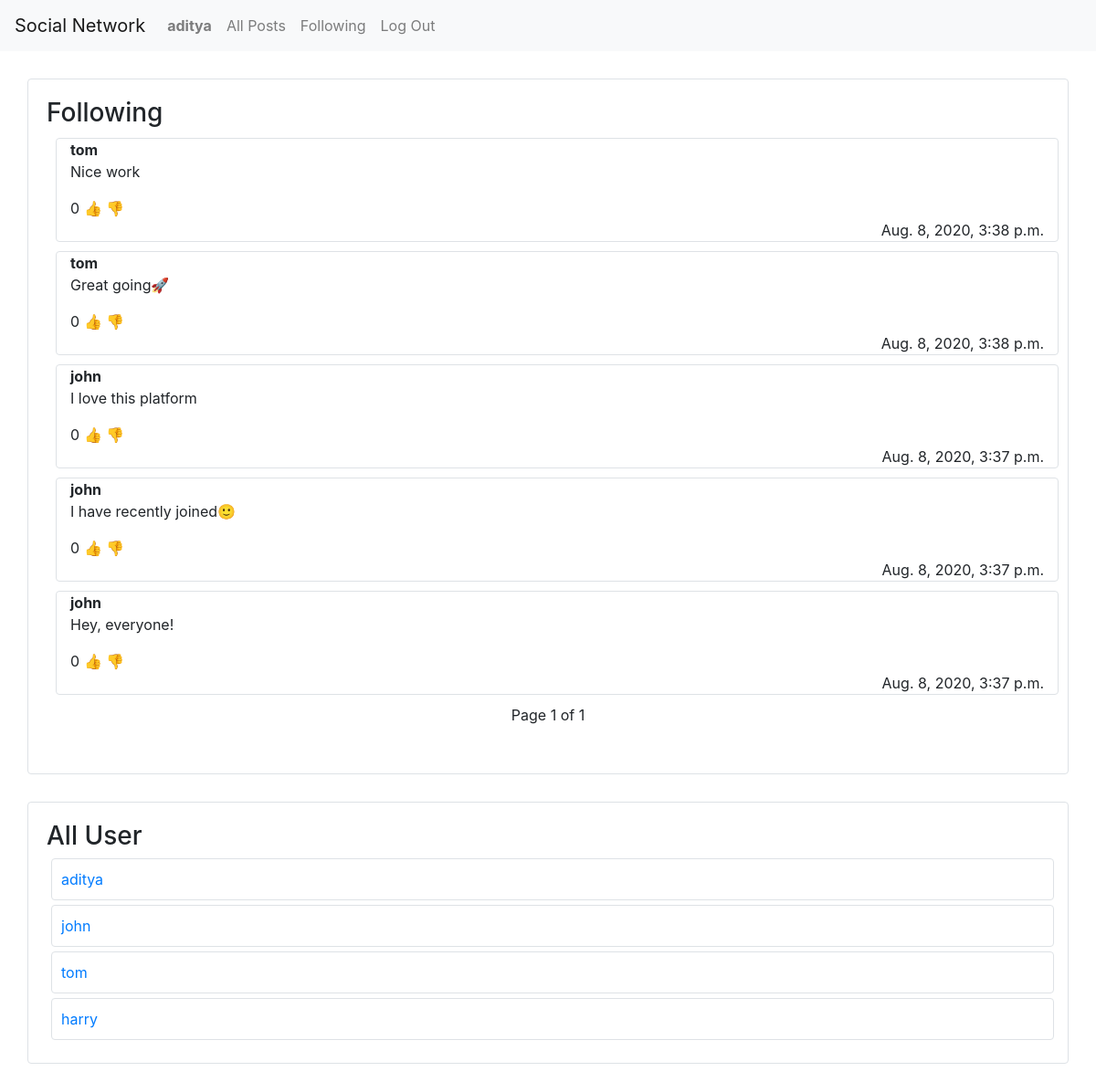
Screenshot of /following (signed in) with the database file from the repository.
### network/models.py (models this page shows, shortened)
class User(AbstractUser):
    pass

class Post(models.Model):
    content = models.CharField(max_length=500)
    pub_time = models.DateTimeField(auto_now=True)
    likes = models.IntegerField(default=0)
    publisher = models.ForeignKey(User, on_delete=models.CASCADE, related_name="posts")

### network/views.py (the view)
# urls.py: path("following", views.following, name="following"),
def following(request):
    user = User.objects.filter(username=request.session['username']).first()
    follows = Follow.objects.filter(follower=user)
    posts = Post.objects.all()
    posts = list(reversed(posts))
    users_follows = []
    for follow in follows:
        users_follows.append(follow.followee)
    follows_posts_list = []
    for p in posts:
        if p.publisher in users_follows:
            follows_posts_list.append(p)
    all_users = User.objects.all()
    paginator = Paginator(follows_posts_list, 10)
    posts = paginator.get_page(1)
    return render(request, "network/following.html", {"posts": posts, "users": all_users,})

### network/templates/network/following.html (shortened to what this page needs)
{% extends "network/layout.html" %} {% load static %} {% block import %}
<link href="{% static 'network/following.css' %}" rel="stylesheet">
{% endblock %} {% block body %}
<div class="container border rounded" id="following-posts">
    <h3>Following</h3>
    <div>
        {% for post in posts %}
        <div class="container border rounded post" style="margin: 10px;">
            <b>{{ post.publisher.username }}</b><br>
            <p class="post-content">{{ post.content }}</p>
            <p style="margin: 0px;"><span class="number-of-likes">{{ post.likes }}</span> <a href="#" class="like">👍</a> <a href="#">👎</a></p>
            <p style="text-align: right; margin: 0px;">{{ post.pub_time }}</p>
        </div>
        {% empty %}
        <h6 style="text-align: center;">No posts</h6>
        {% endfor %}
    </div>
    {% if posts is not None %}
    <div class="current">
        <p style="text-align: center;">Page {{ posts.number }} of {{ posts.paginator.num_pages }}</p>
    </div>
    {% endif %}
</div>
<div class="container border rounded" id="following-posts">
    <h3>All User</h3>
    <div>
        {% for user in users %}
        <div class="container border rounded" style="padding: 10px; margin: 5px;">
            <a href="{% url 'profile' user.username %}">{{ user.username }}</a>
        </div>
        {% empty %}
        <h6 style="text-align: center;">No users</h6>
        {% endfor %}
    </div>
</div>
{% endblock %}

### network/templates/network/layout.html (shortened to what this page needs)
{% load static %}
<!DOCTYPE html>
<html lang="en">
<head>
    <link rel="stylesheet" href="https://stackpath.bootstrapcdn.com/bootstrap/4.4.1/css/bootstrap.min.css">
    <link href="{% static 'network/styles.css' %}" rel="stylesheet"> {% block import %}{% endblock %}
</head>
<body>
    <nav class="navbar navbar-expand-lg navbar-light bg-light">
        <a class="navbar-brand" href="{% url 'index' %}">Social Network</a>
        <div>
            <ul class="navbar-nav mr-auto">
                {% if user.is_authenticated %}
                <li class="nav-item">
                    <a class="nav-link" href="{% url 'profile' user.username %}"><strong>{{ user.username }}</strong></a>
                </li>
                <li class="nav-item">
                    <a class="nav-link" href="{% url 'index' %}">All Posts</a>
                </li>
                {% endif %} {% if user.is_authenticated %}
                <li class="nav-item">
                    <a class="nav-link" href="{% url 'following' %}">Following</a>
                </li>
                <li class="nav-item">
                    <a class="nav-link" href="{% url 'logout' %}">Log Out</a>
                </li>
                {% endif %}
            </ul>
        </div>
    </nav>
    <div class="body">
        {% block body %} {% endblock %}
    </div>
</body>
</html>

### network/static/network/following.css (style rules this page uses)
#following-posts { padding: 20px; margin-top: 30px; margin-bottom: 20px; }

### rows the page displays
User: username "aditya"
Post: publisher.username "tom", content "Nice work", likes "0", pub_time "Aug. 8, 2020, 3:38 p.m."
Post: publisher.username "tom", content "Great going🚀", likes "0", pub_time "Aug. 8, 2020, 3:38 p.m."
Post: publisher.username "john", content "I love this platform", likes "0", pub_time "Aug. 8, 2020, 3:37 p.m."
Post: publisher.username "john", content "I have recently joined🙂", likes "0", pub_time "Aug. 8, 2020, 3:37 p.m."
Post: publisher.username "john", content "Hey, everyone!", likes "0", pub_time "Aug. 8, 2020, 3:37 p.m."
User: username "john"
User: username "tom"
User: username "harry"

### other values shown
{{ posts.number }} "1"
{{ posts.paginator.num_pages }} "1"
